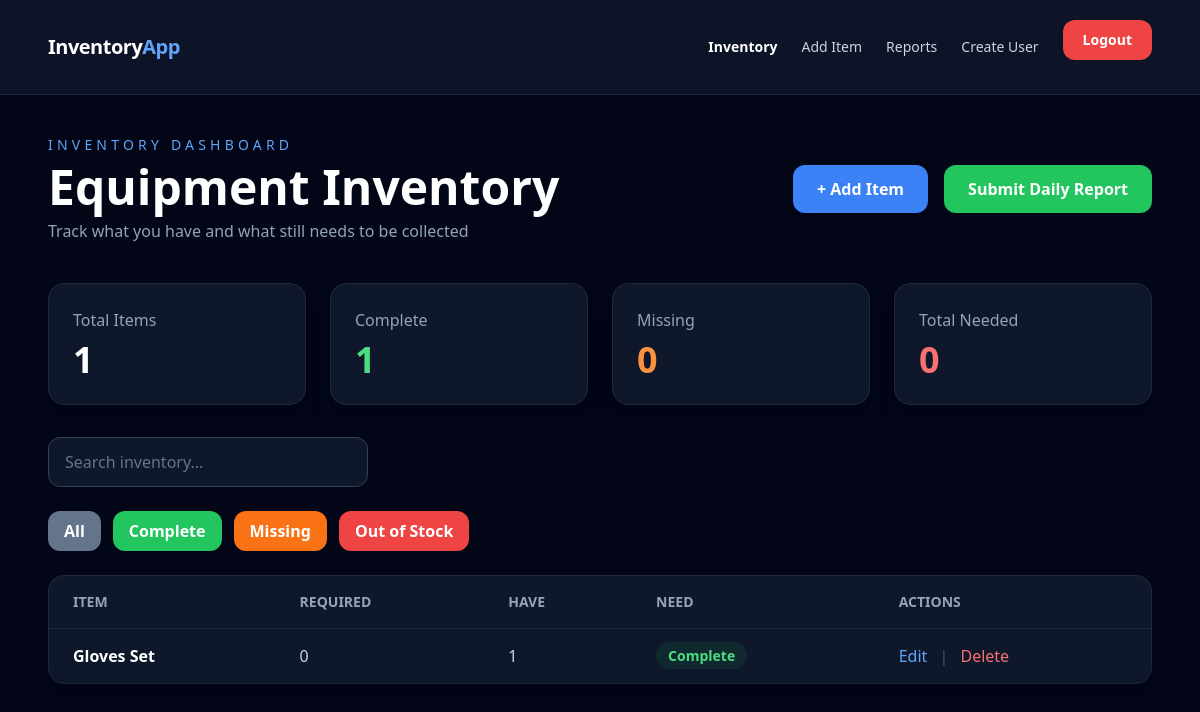
Before: /inventory/ (signed in) with the older database file.
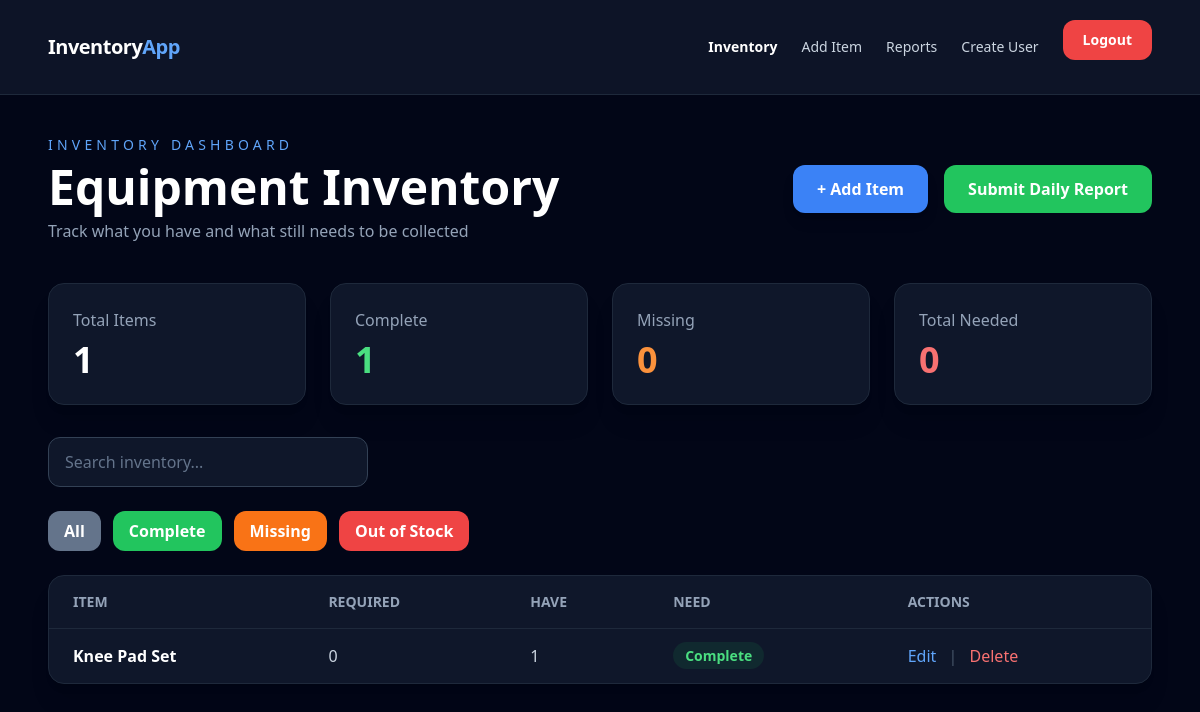
After: the same page with the newer database file.
### inventory/models.py (models this page shows, shortened)
class InventoryItem(models.Model):
    ITEM_CHOICES = [
        ("Gloves Set", "Gloves Set"),
        ("Hose Head", "Hose Head"),
        ("Knee Pad Set", "Knee Pad Set"),
        ("Pro Grip", "Pro Grip"),
        ("Orange Soap", "Orange Soap"),
        ("Mini Roller", "Mini Roller"),
        ("Paver", "Paver"),
        ("Mini Brushes", "Mini Brushes"),
        ("Scrapers", "Scrapers"),
        ("Flat Head", "Flat Head"),
        ("Scissors", "Scissors"),
        ("Bottle", "Bottle"),
        ("Brushes", "Brushes"),
        ("Buckets", "Buckets"),
        ("Sealing Buckets", "Sealing Buckets"),
        ("Rocks", "Rocks"),
        ("Masks", "Masks"),
        ("Guns", "Guns"),
        ("Battery", "Battery"),
        ("Safety Glasses", "Safety Glasses"),
        ("New Brushes", "Brushes"),
        ("Clear Seal Bucket", "Clear Seal Bucket"),
        ("Garbage Bags", "Garbage Bags"),
        ("Heads for Roller", "Heads for Roller"),
        ("Head for Mini Roller", "Head for Mini Roller"),
        ("Respirator", "Respirator"),
        ("Pebbles", "Pebbles"),
        ("Crack Fill", "Crack Fill"),
    ]
    item_name = models.CharField(max_length=100, choices=ITEM_CHOICES)
    quantity_required = models.PositiveIntegerField(default=0)
    quantity_have = models.PositiveIntegerField(default=0)
    category = models.CharField(max_length=100, blank=True)
    notes = models.TextField(blank=True)
    updated_at = models.DateTimeField(auto_now=True)
    @property
    def quantity_needed(self):
        return max(0, self.quantity_required - self.quantity_have)

### inventory/views.py (the view)
# urls.py: path("", views.inventory_list, name="inventory_list"),
@login_required
def inventory_list(request):
    query = request.GET.get("q", "")
    status = request.GET.get("status", "")
    qty_needed_expr = ExpressionWrapper(
        F("quantity_required") - F("quantity_have"),
        output_field=IntegerField(),
    )
    items = InventoryItem.objects.annotate(qty_needed_db=qty_needed_expr)
    if query:
        items = items.filter(item_name__icontains=query)
    if status == "complete":
        items = items.filter(qty_needed_db__lte=0)
    elif status == "missing":
        items = items.filter(qty_needed_db__gt=0)
    elif status == "out":
        items = items.filter(quantity_have=0)
    items = list(items)
    complete_count = sum(1 for item in items if item.quantity_needed == 0)
    missing_count = sum(1 for item in items if item.quantity_needed > 0)
    total_needed = sum(item.quantity_needed for item in items)
    return render(request, "inventory/inventory_list.html", {
        "items": items,
        "query": query,
        "status": status,
        "complete_count": complete_count,
        "missing_count": missing_count,
        "total_needed": total_needed,
    })

### templates/inventory/inventory_list.html (shortened to what the changed rows need)
{% extends "base.html" %}
{% block content %}
<section class="mb-10 flex flex-col gap-6 md:flex-row md:items-center md:justify-between">
    <div>
        <h1 class="mt-2 text-5xl font-bold text-white">
            Equipment Inventory
        </h1>
    </div>
</section>
<section class="mb-8 grid gap-6 md:grid-cols-4">
    <div class="rounded-2xl border border-slate-800 bg-slate-900 p-6 shadow-xl">
        <h2 class="mt-2 text-4xl font-bold text-white">
            {{ items|length }}
        </h2>
    </div>
    <div class="rounded-2xl border border-slate-800 bg-slate-900 p-6 shadow-xl">
        <h2 class="mt-2 text-4xl font-bold text-green-400">
            {{ complete_count }}
        </h2>
    </div>
    <div class="rounded-2xl border border-slate-800 bg-slate-900 p-6 shadow-xl">
        <h2 class="mt-2 text-4xl font-bold text-orange-400">
            {{ missing_count }}
        </h2>
    </div>
    <div class="rounded-2xl border border-slate-800 bg-slate-900 p-6 shadow-xl">
        <h2 class="mt-2 text-4xl font-bold text-red-400">
            {{ total_needed }}
        </h2>
    </div>
</section>
<section class="rounded-2xl border border-slate-800 bg-slate-900 shadow-xl">
    <div class="hidden overflow-x-auto md:block">
        <table class="w-full text-left">
            <thead class="border-b border-slate-800 text-sm uppercase text-slate-400">
                <tr>
                    <th class="px-6 py-4">Item</th>
                    <th class="px-6 py-4">Required</th>
                    <th class="px-6 py-4">Have</th>
                    <th class="px-6 py-4">Need</th>
                    <th class="px-6 py-4">Actions</th>
                </tr>
            </thead>
            <tbody class="divide-y divide-slate-800">
                {% for item in items %}
                <tr class="hover:bg-slate-800/60">
                    <td class="px-6 py-4 font-semibold text-white">{{ item.item_name }}</td>
                    <td class="px-6 py-4 text-slate-300">{{ item.quantity_required }}</td>
                    <td class="px-6 py-4 text-slate-300">{{ item.quantity_have }}</td>
                    <td class="px-6 py-4">
                        {% if item.quantity_needed == 0 %}
                        <span
                            class="rounded-full bg-green-500/10 px-3 py-1 text-sm font-semibold text-green-400">Complete</span>
                        {% else %}
                        <span class="rounded-full bg-orange-500/10 px-3 py-1 text-sm font-semibold text-orange-400">Need
                            {{ item.quantity_needed }}</span>
                        {% endif %}
                    </td>
                    <td class="px-6 py-4">
                        {% if request.user.is_staff %}
                        <a class="text-blue-400 hover:text-blue-300"
                            href="{% url 'inventory_update' item.pk %}">Edit</a>
                        <span class="mx-2 text-slate-600">|</span>
                        <a class="text-red-400 hover:text-red-300"
                            href="{% url 'inventory_delete' item.pk %}">Delete</a>
                        {% else %}
                        <span class="text-slate-600">—</span>
                        {% endif %}
                    </td>
                </tr>
                {% endfor %}
            </tbody>
        </table>
    </div>
</section>
{% endblock %}

Changed rows visible on the page:
removed InventoryItem: item_name "Gloves Set", quantity_required "0", quantity_have "1", shows "Complete"
added InventoryItem: item_name "Knee Pad Set", quantity_required "0", quantity_have "1", shows "Complete"
